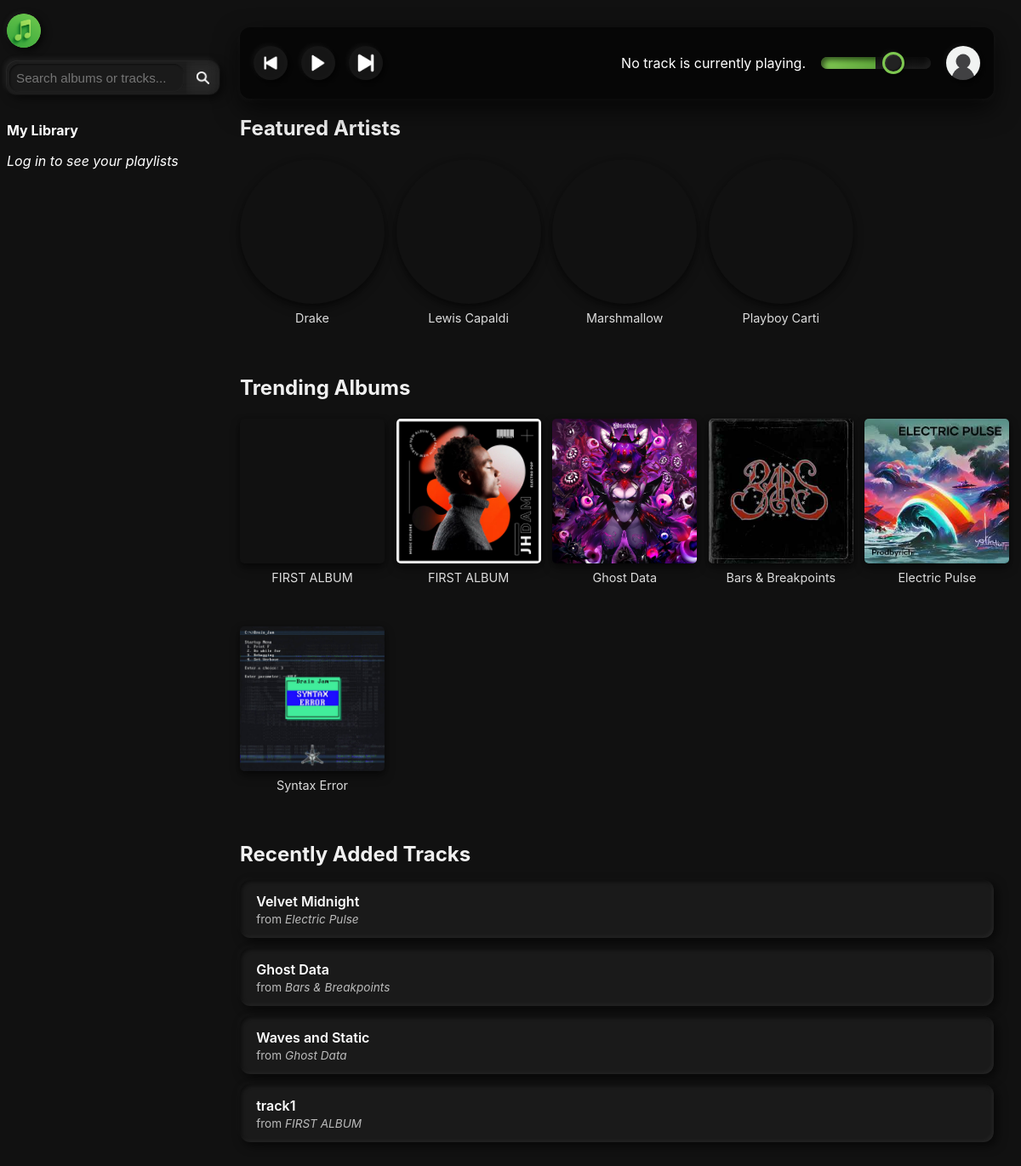
The page / on the database its author committed.
### tables this page shows
CREATE TABLE `artist` (
  `artistID` int NOT NULL,
  `name` varchar(26) DEFAULT NULL,
  `description` varchar(255) DEFAULT NULL
);

CREATE TABLE `track` (
  `trackID` int NOT NULL,
  `title` varchar(865) DEFAULT NULL,
  `albumID` int DEFAULT NULL
);

CREATE TABLE `album` (
  `albumID` int NOT NULL,
  `title` varchar(865) DEFAULT NULL,
  `releaseDate` datetime DEFAULT NULL,
  `artistID` int DEFAULT NULL,
  `genreID` int DEFAULT NULL
);

### index.php (the view, shortened to what this page needs)
<?php
include 'includes/header.php';
include 'includes/topbar.php';
?>
<div class="indexpage">
  <section class="section">
    <h2>Featured Artists</h2>
    <div class="grid">
      <?php
      $result = mysqli_query($conn, "SELECT artistID, name FROM artist LIMIT 6");
      if ($result && mysqli_num_rows($result) > 0) {
        while ($row = mysqli_fetch_assoc($result)) {
          $artistID = $row['artistID'];
          $artistName = $row['name'];
          $imageUrl = null;
          echo '<a href="artist.php?id=' . $artistID . '" class="card-link">';
          echo '<div class="card">';
          if ($imageUrl) {
            echo '<img src="' . htmlspecialchars($imageUrl) . '" alt="Artist image" class="card-img circle">';
          } else {
            echo '<div class="card-img placeholder-shimmer circle"></div>';
          }
          echo '<p class="card-title-link">' . htmlspecialchars($artistName) . '</p>';
          echo '</div>';
          echo '</a>';
        }
      } else {
        echo '<p>No artists found.</p>';
      }
      ?>
    </div>
  </section>
  <section class="section">
    <h2>Trending Albums</h2>
    <div class="grid">
      <?php
      $query = "
        SELECT a.albumID, a.title, i.url
        FROM album a
        LEFT JOIN entityimages ei ON ei.albumID = a.albumID
        LEFT JOIN image i ON ei.imageID = i.imageID
        LIMIT 6
      ";
      $result = mysqli_query($conn, $query);
      if ($result && mysqli_num_rows($result) > 0) {
        while ($row = mysqli_fetch_assoc($result)) {
          echo '<a href="album.php?id=' . $row['albumID'] . '" class="card-link">';
          echo '<div class="card">';
          if (!empty($row['url'])) {
            echo '<img src="' . htmlspecialchars($row['url']) . '" alt="Album cover" class="card-img">';
          } else {
            echo '<div class="card-img placeholder-shimmer"></div>';
          }
          echo '<p class="card-title-link">' . htmlspecialchars($row['title']) . '</p>';
          echo '</div>';
          echo '</a>';
        }
      } else {
        echo '<p>No albums found.</p>';
      }
      ?>
    </div>
  </section>
  <section class="section">
    <h2>Recently Added Tracks</h2>
    <div class="list track-list">
      <?php
      $result = mysqli_query($conn, "
      SELECT t.trackID, t.title AS track_title, a.title AS album_title
      FROM track t
      JOIN album a ON t.albumID = a.albumID
      ORDER BY t.trackID DESC LIMIT 5
    ");
    if ($result && mysqli_num_rows($result) > 0) {
      while ($row = mysqli_fetch_assoc($result)) {
        echo '<a href="tracks.php?id=' . $row['trackID'] . '" class="track-link">';
        echo '  <div class="track-btn">';
        echo '    <div class="track-info">';
        echo '      <strong>' . htmlspecialchars($row['track_title']) . '</strong>';
        echo '      <span>from <em>' . htmlspecialchars($row['album_title']) . '</em></span>';
        echo '    </div>';
        echo '  </div>';
        echo '</a>';
      }
    } else {
      echo '<p>No tracks found.</p>';
    }
      ?>
    </div>
  </section>
</div>
</div>
</div>
</body>
</html>

### includes/header.php (shortened to what this page needs)
<!DOCTYPE html>
<html lang="en">
<head>
  <link rel="stylesheet" href="style.css">
</head>
<body>
  <div class="wrapper">
    <?php include 'sidebar.php'; ?>
    <div class="main-content">

### includes/sidebar.php (shortened to what this page needs)
<?php
include 'includes/dbh.php';
?>
<aside class="sidebar">
  <div class="sidebar-top">
  <a href="index.php" class="circle-btn index-btn" title="index">
  <img id="MyTunes-logo" src="images/MyTunes-logo.png" alt="MyTunes logo">
</a>
    <form class="search-bar" method="GET" action="/php-databases/search.php">
      <div class="search-wrapper">
        <input type="text" name="q" placeholder="Search albums or tracks..." required />
        <button type="submit"><img class="icons" src="images/search-icon.png" alt="Search"></button>
      </div>
    </form>
  </div>
  <div class="sidebar-section">
    <h3>My Library</h3>
    <ul class="sidebar-list">
      <?php if (!empty($_SESSION['userID'])): ?>
        <?php
        $ps = $conn->prepare("
          SELECT playlistID, name
            FROM playlist
           WHERE userID = ?
           ORDER BY name
        ");
        $ps->bind_param('i', $_SESSION['userID']);
        $ps->execute();
        $res = $ps->get_result();
        while ($row = $res->fetch_assoc()):
        ?>
          <li>
            <a href="library.php?playlistID=<?= $row['playlistID'] ?>">
              <?= htmlspecialchars($row['name']) ?>
            </a>
          </li>
        <?php endwhile; $ps->close(); ?>
      <?php else: ?>
        <li><em>Log in to see your playlists</em></li>
      <?php endif; ?>
    </ul>
  </div>
</aside>

### includes/topbar.php (shortened to what this page needs)
<?php
$ch = curl_init();
$response = curl_exec($ch);
$currentTrackData = json_decode($response, true);
if (isset($currentTrackData['item'])) {
    $trackName = $currentTrackData['item']['name'];
    $trackArtists = implode(', ', array_map(fn($artist) => $artist['name'], $currentTrackData['item']['artists']));
    $albumImage = $currentTrackData['item']['album']['images'][0]['url'];
} else {
    $trackName = null;
    $albumImage = null;
}
$avatarUrl = 'images/avatar-placeholder.jpg';
?>
<div class="topbar">
  <div class="topbar-left">
<button class="circle-btn" aria-label="Previous track">
  <img class="topbtns" src="images/previous-track.webp" alt="previous track icon">
</button>
<button class="circle-btn" aria-label="Play/Pause">
  <img class="topbtns" src="images/playicon.png" alt="play track icon">
</button>
<button class="circle-btn" aria-label="Next track">
  <img class="topbtns" src="images/next-track.png" alt="next track icon">
</button>
</div>
  <div class="track-display">
  <?php if ($trackName): ?>
    <h2>Currently Playing: <?= htmlspecialchars($trackName) ?></h2>
    <a href="https://open.spotify.com/track/<?= htmlspecialchars($currentTrackData['item']['id']) ?>" target="_blank">
      <img src="<?= htmlspecialchars($albumImage) ?>" alt="Album Image" width="100">
    </a>
  <?php else: ?>
    <p>No track is currently playing.</p>
  <?php endif; ?>
  <div class="topbar-right">
    <input type="range" min="0" max="100" value="70" aria-label="Volume" id="slider">
    <div class="profile-dropdown" tabindex="0" aria-haspopup="true">
      <button class="circle-btn avatar-btn" aria-label="User menu">
        <img
          src="<?= htmlspecialchars($avatarUrl) ?>"
          alt="Avatar"
          class="avatar-img"
        >
      </button>
    </div>
  </div>
</div>
        </div>

### rows shown on the page
artist: name "Drake"
artist: name "Lewis Capaldi"
artist: name "Marshmallow"
artist: name "Playboy Carti"
track: title "Velvet Midnight", albumID.title "Electric Pulse"
track: title "Ghost Data", albumID.title "Bars & Breakpoints"
track: title "Waves and Static", albumID.title "Ghost Data"
track: title "track1", albumID.title "FIRST ALBUM"

### other values the page prints
$row['title'] "FIRST ALBUM"
$row['title'] "Ghost Data"
$row['title'] "Bars & Breakpoints"
$row['title'] "Electric Pulse"
$row['title'] "Syntax Error"
